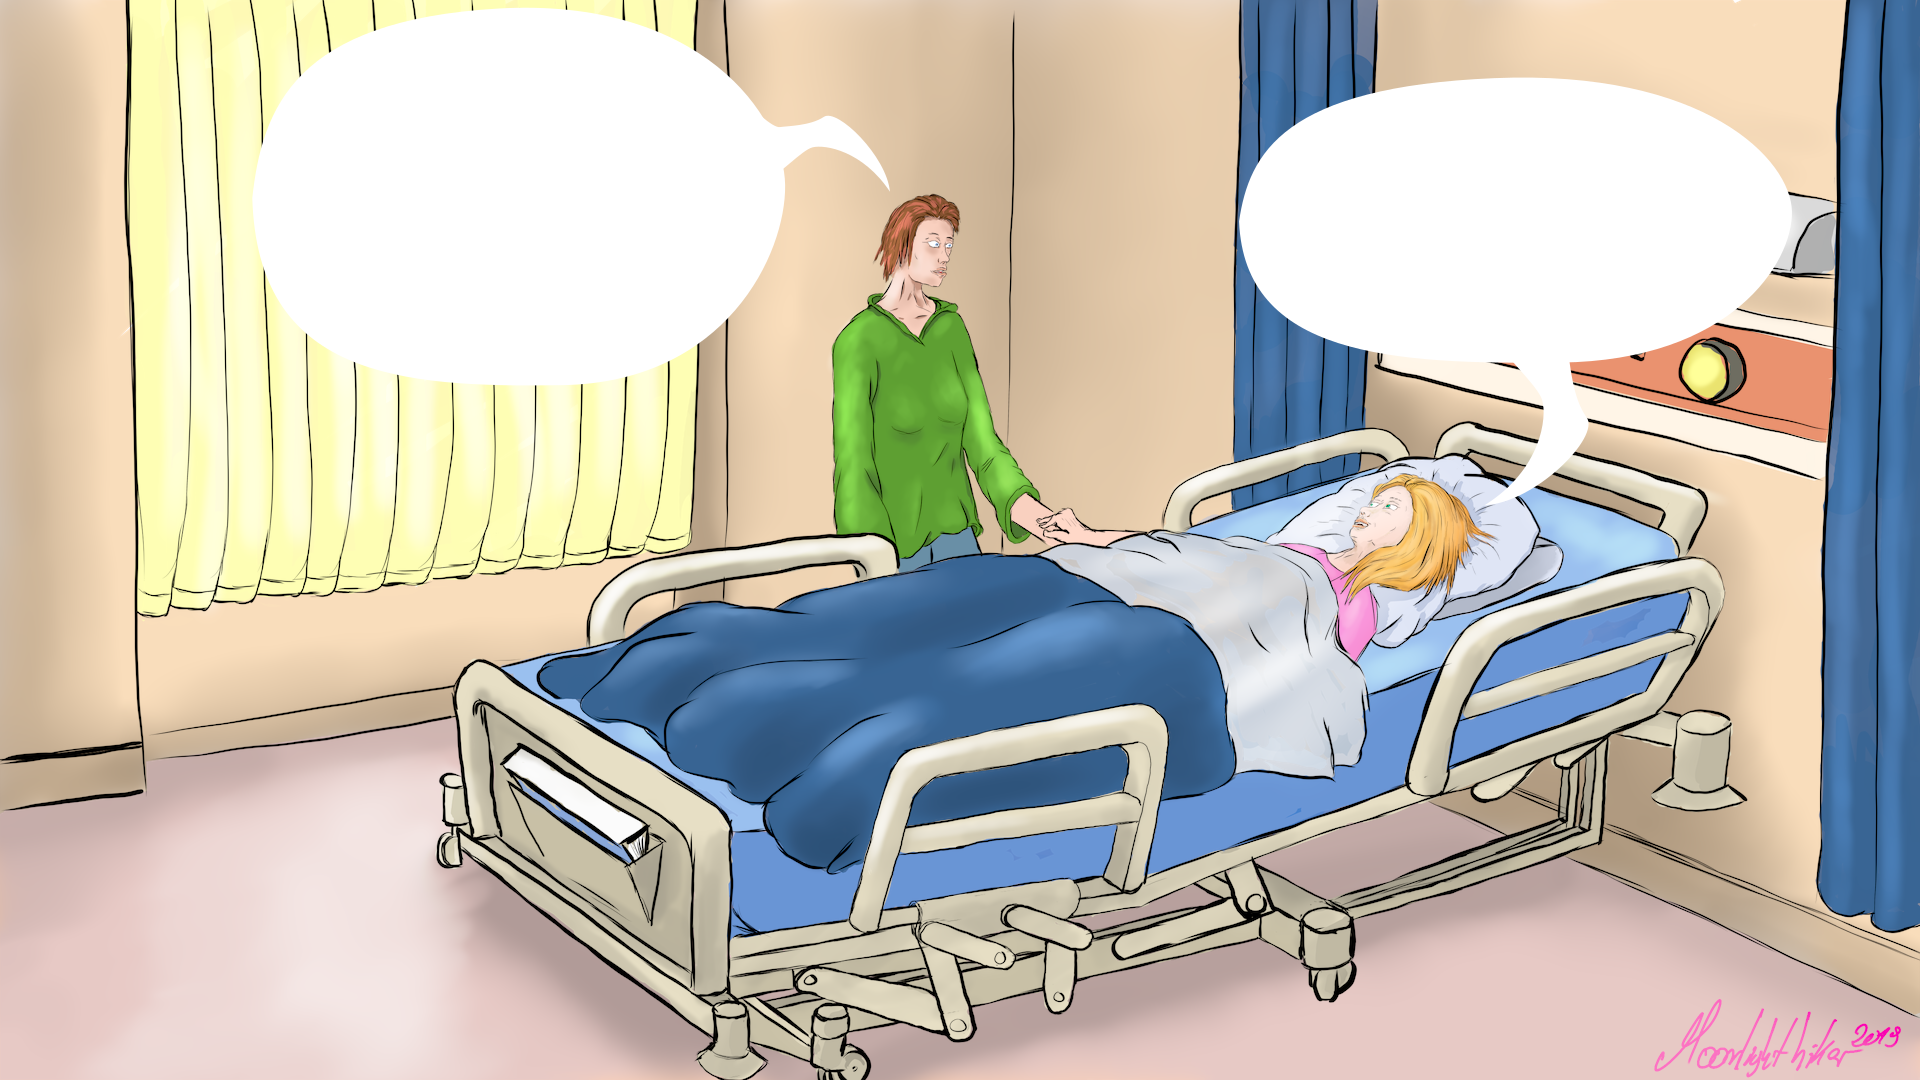

Rendered tile map (Tiled .tmx) drawn with the repository's tilesets; below, a short description and the map source with its tile grids summarised:
An orthogonal 1x1 tile map with 1920x1080 px tiles, 1 tile layer (BG), 1 hidden layer not drawn, 3 tilesets and 5 objects (TheEnd, Text1, Text2, Text3, Text4).

<map version="1.0" tiledversion="1.1.4" orientation="orthogonal" renderorder="right-down" width="1" height="1" tilewidth="1920" tileheight="1080" infinite="0" nextobjectid="6">
 <properties>
  <property name="EVENTS1" type="file" value="Map1Events.tsx" />
  <property name="ON_LOAD" value="EndMusic" />
 </properties>
 <tileset firstgid="1" source="../tilesets/Ending.tsx" />
 <tileset firstgid="2" source="../tilesets/TextboxTriggers.tsx" />
 <tileset firstgid="102" source="../tilesets/Credits.tsx" />
 <layer name="BG" width="1" height="1">
  <data>[1 cells, 1 non-empty, 1 distinct tile ids]</data>
 </layer>
 <objectgroup name="Trigger" visible="0">
  <object id="5" name="TheEnd" gid="10" x="957.879" y="623.939" width="60" height="60" />
 </objectgroup>
 <objectgroup name="TB1" visible="0">
  <object id="1" name="Text1" x="346.372" y="111.894" width="369.922" height="265">
   <text fontfamily="Sans Serif" pixelsize="35" wrap="1">Finally you're awake. I was afraid for you. How do you feel now?</text>
  </object>
 </objectgroup>
 <objectgroup name="TB2" visible="0">
  <object id="2" name="Text2" x="1294.98" y="129.561" width="491.619" height="249.545">
   <text fontfamily="Sans Serif" pixelsize="32" wrap="1">I was trapped in absolute nothingness. Everything was dark and hostile. My only hope to defend myself were sounds. </text>
  </object>
 </objectgroup>
 <objectgroup name="TB3" visible="0">
  <object id="3" name="Text3" x="312.009" y="84.5909" width="442.649" height="261.97">
   <text fontfamily="Sans Serif" pixelsize="35" wrap="1">I've been playing your favorite music for the last few weeks, and I was hoping it would make you come back.</text>
  </object>
 </objectgroup>
 <objectgroup name="TB4" visible="0">
  <object id="4" name="Text4" x="1326.31" y="174.015" width="421.922" height="195">
   <text fontfamily="Sans Serif" pixelsize="35" wrap="1">You saved my life, my love...</text>
  </object>
 </objectgroup>
 <layer name="TB5" width="1" height="1" visible="0">
  <data>[1 cells, 1 non-empty, 1 distinct tile ids]</data>
 </layer>
</map>
